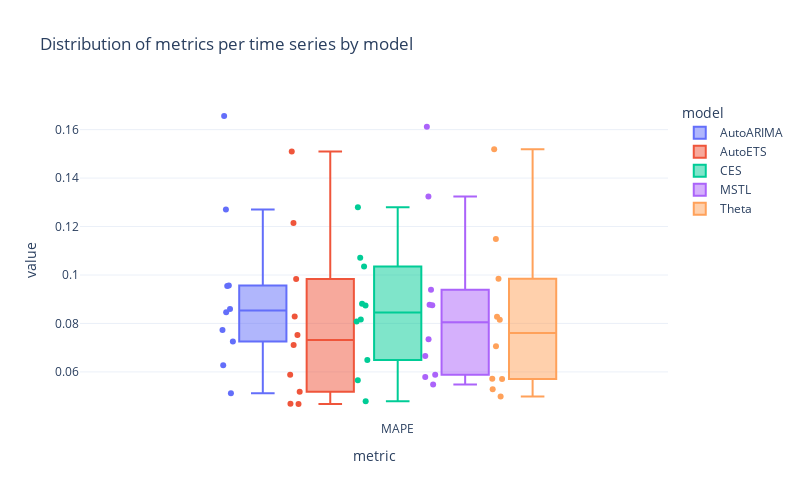

This figure's notebook cell:
### Code cell
plot_scores_per_ts(scores_per_ts_df, column_id = id_col, list_metrics=list_metrics)

### Figure 1 — Plotly figure (JSON) as saved in the notebook; plotly's stock layout.template omitted (floating-point values rounded to 4 significant figures)
{"data": [{"alignmentgroup": "True", "boxpoints": "all", "customdata": [["CA_1"], ["CA_2"], ["CA_3"], ["CA_4"], ["TX_1"], ["TX_2"], ["TX_3"], ["WI_1"], ["WI_2"], ["WI_3"]], "hovertemplate": "model=AutoARIMA<br>metric=%{x}<br>value=%{y}<br>store_id=%{customdata[0]}<extra></extra>", "legendgroup": "AutoARIMA", "marker": {"color": "#636efa"}, "name": "AutoARIMA", "notched": false, "offsetgroup": "AutoARIMA", "orientation": "v", "showlegend": true, "type": "box", "x": ["MAPE", "MAPE", "MAPE", "MAPE", "MAPE", "MAPE", "MAPE", "MAPE", "MAPE", "MAPE"], "x0": " ", "xaxis": "x", "y": [0.07252, 0.06272, 0.05123, 0.0957, 0.127, 0.08465, 0.086, 0.0773, 0.1656, 0.09543], "y0": " ", "yaxis": "y"}, {"alignmentgroup": "True", "boxpoints": "all", "customdata": [["CA_1"], ["CA_2"], ["CA_3"], ["CA_4"], ["TX_1"], ["TX_2"], ["TX_3"], ["WI_1"], ["WI_2"], ["WI_3"]], "hovertemplate": "model=AutoETS<br>metric=%{x}<br>value=%{y}<br>store_id=%{customdata[0]}<extra></extra>", "legendgroup": "AutoETS", "marker": {"color": "#EF553B"}, "name": "AutoETS", "notched": false, "offsetgroup": "AutoETS", "orientation": "v", "showlegend": true, "type": "box", "x": ["MAPE", "MAPE", "MAPE", "MAPE", "MAPE", "MAPE", "MAPE", "MAPE", "MAPE", "MAPE"], "x0": " ", "xaxis": "x", "y": [0.04688, 0.05881, 0.04676, 0.05183, 0.1215, 0.08289, 0.07112, 0.07523, 0.151, 0.09835], "y0": " ", "yaxis": "y"}, {"alignmentgroup": "True", "boxpoints": "all", "customdata": [["CA_1"], ["CA_2"], ["CA_3"], ["CA_4"], ["TX_1"], ["TX_2"], ["TX_3"], ["WI_1"], ["WI_2"], ["WI_3"]], "hovertemplate": "model=CES<br>metric=%{x}<br>value=%{y}<br>store_id=%{customdata[0]}<extra></extra>", "legendgroup": "CES", "marker": {"color": "#00cc96"}, "name": "CES", "notched": false, "offsetgroup": "CES", "orientation": "v", "showlegend": true, "type": "box", "x": ["MAPE", "MAPE", "MAPE", "MAPE", "MAPE", "MAPE", "MAPE", "MAPE", "MAPE", "MAPE"], "x0": " ", "xaxis": "x", "y": [0.06494, 0.05655, 0.04786, 0.08158, 0.128, 0.08739, 0.08809, 0.08084, 0.1035, 0.1072], "y0": " ", "yaxis": "y"}, {"alignmentgroup": "True", "boxpoints": "all", "customdata": [["CA_1"], ["CA_2"], ["CA_3"], ["CA_4"], ["TX_1"], ["TX_2"], ["TX_3"], ["WI_1"], ["WI_2"], ["WI_3"]], "hovertemplate": "model=MSTL<br>metric=%{x}<br>value=%{y}<br>store_id=%{customdata[0]}<extra></extra>", "legendgroup": "MSTL", "marker": {"color": "#ab63fa"}, "name": "MSTL", "notched": false, "offsetgroup": "MSTL", "orientation": "v", "showlegend": true, "type": "box", "x": ["MAPE", "MAPE", "MAPE", "MAPE", "MAPE", "MAPE", "MAPE", "MAPE", "MAPE", "MAPE"], "x0": " ", "xaxis": "x", "y": [0.07346, 0.05483, 0.05885, 0.05792, 0.1324, 0.0877, 0.06657, 0.08754, 0.1612, 0.09392], "y0": " ", "yaxis": "y"}, {"alignmentgroup": "True", "boxpoints": "all", "customdata": [["CA_1"], ["CA_2"], ["CA_3"], ["CA_4"], ["TX_1"], ["TX_2"], ["TX_3"], ["WI_1"], ["WI_2"], ["WI_3"]], "hovertemplate": "model=Theta<br>metric=%{x}<br>value=%{y}<br>store_id=%{customdata[0]}<extra></extra>", "legendgroup": "Theta", "marker": {"color": "#FFA15A"}, "name": "Theta", "notched": false, "offsetgroup": "Theta", "orientation": "v", "showlegend": true, "type": "box", "x": ["MAPE", "MAPE", "MAPE", "MAPE", "MAPE", "MAPE", "MAPE", "MAPE", "MAPE", "MAPE"], "x0": " ", "xaxis": "x", "y": [0.05288, 0.05719, 0.05706, 0.04982, 0.1149, 0.0815, 0.07058, 0.08276, 0.1519, 0.09846], "y0": " ", "yaxis": "y"}], "layout": {"boxmode": "group", "height": 500, "legend": {"title": {"text": "model"}, "tracegroupgap": 0}, "title": {"text": "Distribution of metrics per time series by model"}, "width": 800, "xaxis": {"anchor": "y", "domain": [0, 1], "title": {"text": "metric"}}, "yaxis": {"anchor": "x", "domain": [0, 1], "title": {"text": "value"}}}}
